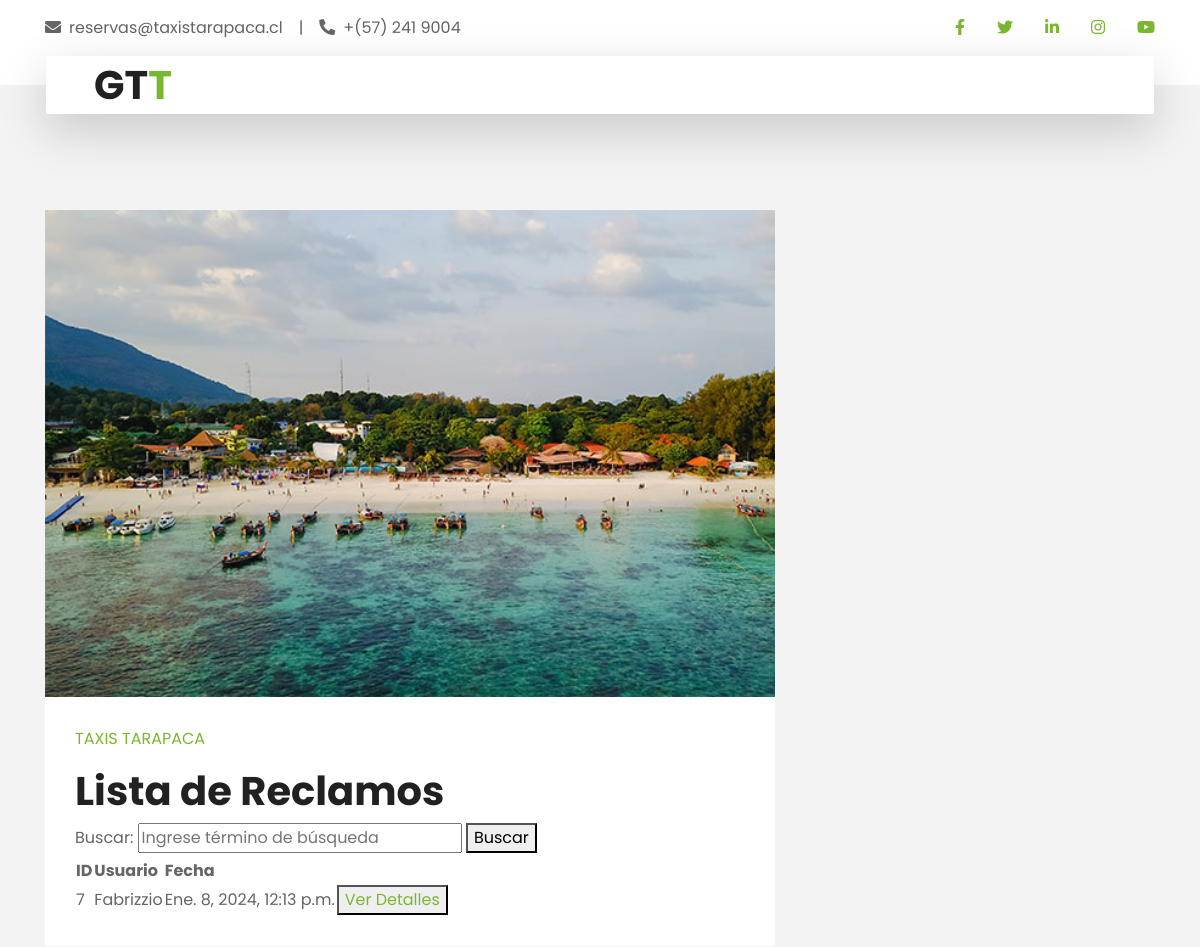
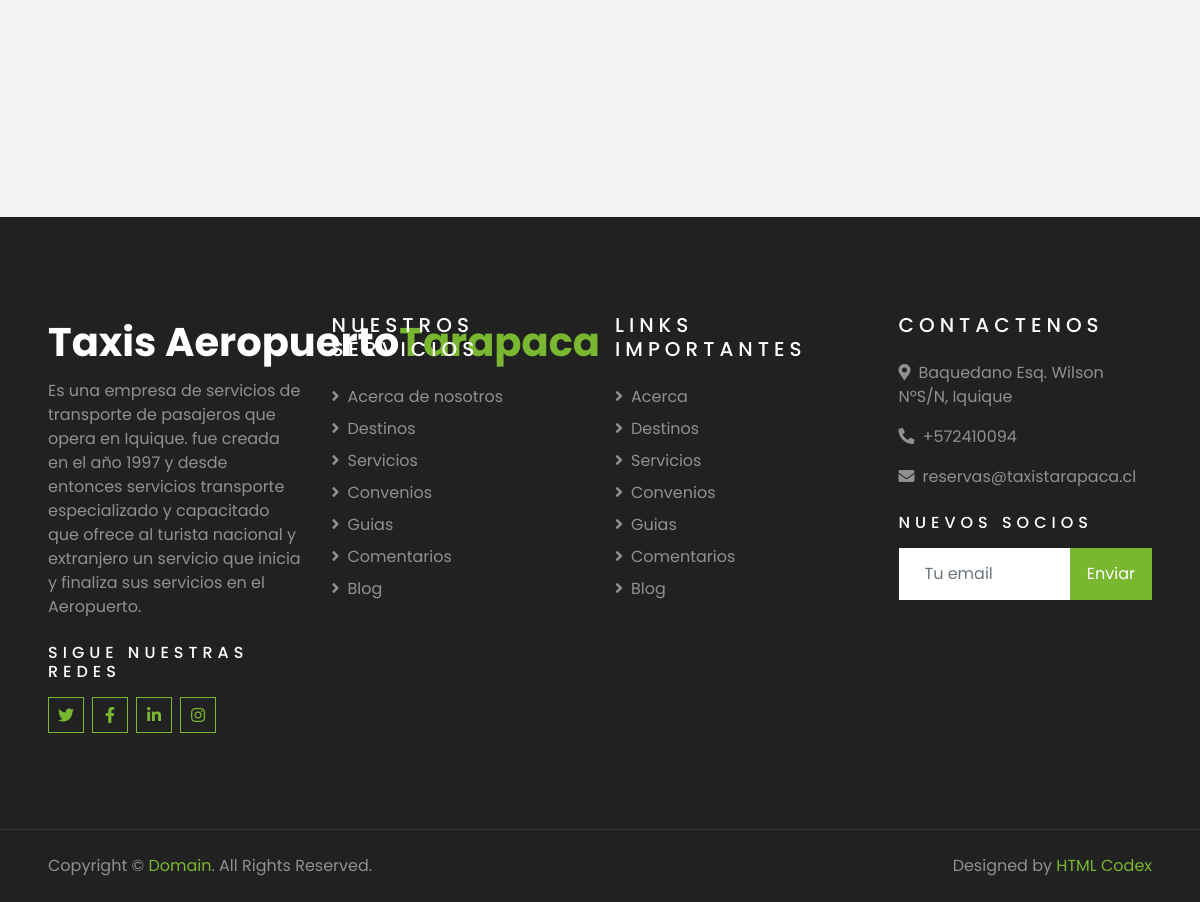
The app's page /es/scr_vcmt/ (signed in) with its own data (2 pictures, top to bottom).
### Gestion_viajes/models.py (models this page shows)
class Reclamo(models.Model):
    id = models.AutoField(primary_key=True,unique=True)
    tipo_reclamo = models.ForeignKey(TiposReclamo,on_delete=models.SET_NULL,null=True,blank=True,default=None)
    autor = models.ForeignKey(Usuario,on_delete=models.SET_NULL,null=True,blank=True,default=None)
    reclamacion = models.TextField(null=True,blank=True)
    estado = models.IntegerField(null=True,blank=True)
    anulado = models.IntegerField(null=True,blank=True)
    tipo_contacto = models.ForeignKey(MediosContacto,on_delete=models.SET_NULL,null=True,blank=True,default=None)
    prefijo = models.ForeignKey(PrefijosPais,on_delete=models.SET_NULL,null=True,blank=True,default=None)
    contacto = models.CharField(max_length=254,null=True,blank=True)
    viaje = models.ForeignKey(Viaje,on_delete=models.SET_NULL,null=True,blank=True,default=None)
    reserva = models.ForeignKey(Reserva,on_delete=models.SET_NULL,null=True,blank=True,default=None)
    motivo_anulacion = models.TextField(null=True,blank=True)
    deleted_at = models.DateTimeField(null=True,blank=True)
    created_at = models.DateTimeField(null=True,blank=True)

class Usuario(models.Model):
    id = models.AutoField(primary_key=True,unique=True)
    nombre = models.CharField(max_length=54,null=True,blank=True)
    run = models.IntegerField(null=True,blank=True,unique=True)
    dv = models.CharField(max_length=1,null=True,blank=True)
    apellido_p = models.CharField(max_length=54,null=True,blank=True)
    apellido_m = models.CharField(max_length=54,null=True,blank=True)
    genero = models.CharField(max_length=254,null=True,blank=True)
    nombre_usu = models.CharField(max_length=54,null=True,blank=True,unique=True)
    fecha_nacimiento = models.DateField(null=True,blank=True)
    edad = models.IntegerField(null=True,blank=True)
    tipo = models.IntegerField(null=True,blank=True)
    email = models.EmailField(max_length=254,null=True,blank=True,unique=True)
    prefijo = models.ForeignKey(PrefijosPais,on_delete=models.SET_NULL,null=True,blank=True)
    telefono = models.IntegerField(null=True,blank=True)
    password = models.TextField(null=True,blank=True)
    tipo_calle = models.ForeignKey(TiposCalle,on_delete=models.SET_NULL,blank=True,null=True,default=None)
    direccion = models.CharField(max_length=254,null=True,blank=True)
    deleted_at = models.DateTimeField(null=True,blank=True)
    created_at = models.DateTimeField(null=True,blank=True)

### Gestion_viajes/views.py (the view)
# urls.py: path("scr_vcmt/",views.scr_ver_reclamos_no_atendidos,name='scr_ver_reclamos_no_atendidos'),
def scr_ver_reclamos_no_atendidos(request):
    usuario = request.session.get('user',None)
    if usuario is not None:
        if request.method == 'GET':
            form = BusquedaReclamoForm(request.GET)
            reclamos = None
            if form.is_valid():
                try:
                    busqueda = form.cleaned_data['busqueda'].lower()
                except:
                    busqueda = form.cleaned_data['busqueda']
                try:
                    reclamos = Reclamo.objects.filter(estado=0,id=busqueda,deleted_at=None)
                except:
                    reclamos = None
                if reclamos is None:
                    try:
                        reclamos = Reclamo.objects.filter(estado=0,deleted_at=None)
                    except:
                        reclamos = None
                context = {'reclamos':reclamos,'busqueda_form':form}
                return render(request,'Gestion_viajes/scr_ver_comentarios.html',context)

### Gestion_viajes/forms.py
class BusquedaReclamoForm(forms.Form):
    busqueda = forms.CharField(label='Buscar Tarifa', max_length=100, required=False)

### Taxis_tarapaca/templates/Gestion_viajes/scr_ver_comentarios.html (shortened to what this page needs)
{% extends "secretarias_page.html" %}
{% block content %}
    <h1>Lista de Reclamos</h1>
    <form action="{% url 'scr_ver_reclamos_no_atendidos' %}" method="GET">
        <label for="search">Buscar:</label>
        <input type="text" id="search" name="search" placeholder="Ingrese término de búsqueda">
        <button type="submit">Buscar</button>
    </form>
    <table>
        <thead>
            <tr>
                <th>ID</th>
                <th>Usuario</th>
                <th>Fecha</th>
            </tr>
        </thead>
        <tbody>
            {% for reclamo in reclamos %}
                <tr>
                    <td>{{ reclamo.id }}</td>
                    <td>{{ reclamo.autor.nombre }}</td>
                    <td>{{ reclamo.created_at }}</td>
                    <td>
                        <button><a href="{% url 'scr_ver_detalle_reclamo' id_reclamo=reclamo.id %}">Ver Detalles</a></button>
                    </td>
                </tr>
            {% endfor %}
        </tbody>
    </table>
{% endblock content %}

### records on screen
Reclamo: id "7", autor.nombre "Fabrizzio", created_at "Ene. 8, 2024, 12:13 p.m."
